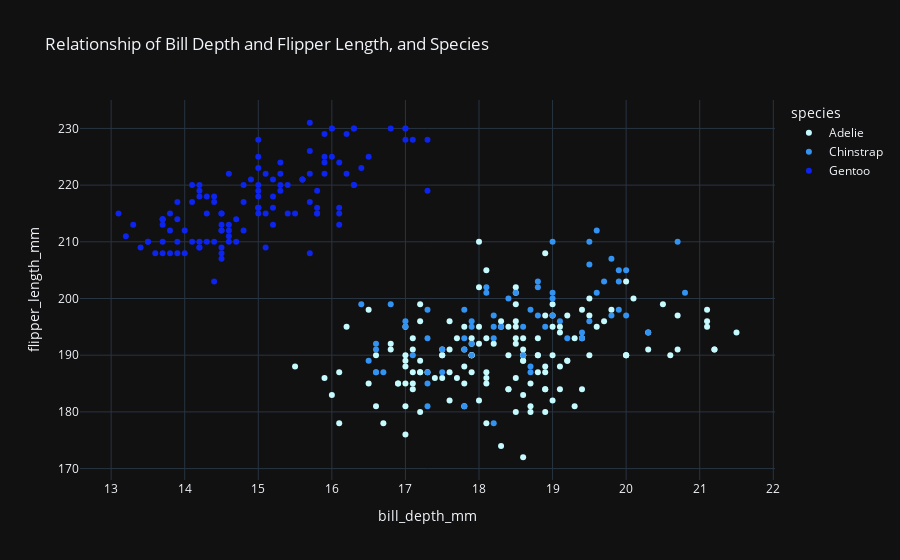

Notebook code cell kept with this figure:
### Code cell
fig = px.scatter(
    df,
    x='bill_depth_mm',
    y='flipper_length_mm',
    color='species',
    title='Relationship of Bill Depth and Flipper Length, and Species',
    color_discrete_sequence=['#C5FBFF', '#3393F3','#0C24EE'],
)

fig.update_layout(template='plotly_dark')
fig.write_html('Graphics/Scatter_Plot_Bill_Depth_Flipper_Length_and_Species.html')
fig.show()

### Figure 1 — Plotly figure (JSON) as saved in the notebook; plotly's stock layout.template omitted (floating-point values rounded to 4 significant figures; data arrays with more than 128 entries replaced by an {"elided": "..."} marker saying what was removed)
{"data": [{"hovertemplate": "species=Adelie<br>bill_depth_mm=%{x}<br>flipper_length_mm=%{y}<extra></extra>", "legendgroup": "Adelie", "marker": {"color": "#C5FBFF", "symbol": "circle"}, "mode": "markers", "name": "Adelie", "orientation": "v", "showlegend": true, "type": "scatter", "x": {"elided": "146 float values"}, "xaxis": "x", "y": {"elided": "146 int values"}, "yaxis": "y"}, {"hovertemplate": "species=Chinstrap<br>bill_depth_mm=%{x}<br>flipper_length_mm=%{y}<extra></extra>", "legendgroup": "Chinstrap", "marker": {"color": "#3393F3", "symbol": "circle"}, "mode": "markers", "name": "Chinstrap", "orientation": "v", "showlegend": true, "type": "scatter", "x": [17.9, 19.5, 19.2, 18.7, 19.8, 17.8, 18.2, 18.2, 18.9, 19.9, 17.8, 20.3, 17.3, 18.1, 17.1, 19.6, 20, 17.8, 18.6, 18.2, 17.3, 17.5, 16.6, 19.4, 17.9, 19, 18.4, 19, 17.8, 20, 16.6, 20.8, 16.7, 18.8, 18.6, 16.8, 18.3, 20.7, 16.6, 19.9, 19.5, 17.5, 19.1, 17, 17.9, 18.5, 17.9, 19.6, 18.7, 17.3, 16.4, 19, 17.3, 19.7, 17.3, 18.8, 16.6, 19.9, 18.8, 19.4, 19.5, 16.5, 17, 19.8, 18.1, 18.2, 19, 18.7], "xaxis": "x", "y": [192, 196, 193, 188, 197, 198, 178, 197, 195, 198, 193, 194, 185, 201, 190, 201, 197, 181, 190, 195, 181, 191, 187, 193, 195, 197, 200, 200, 191, 205, 187, 201, 187, 203, 195, 199, 195, 210, 192, 205, 210, 187, 196, 196, 196, 201, 190, 212, 187, 198, 199, 201, 193, 203, 187, 197, 191, 203, 202, 194, 206, 189, 195, 207, 202, 193, 210, 198], "yaxis": "y"}, {"hovertemplate": "species=Gentoo<br>bill_depth_mm=%{x}<br>flipper_length_mm=%{y}<extra></extra>", "legendgroup": "Gentoo", "marker": {"color": "#0C24EE", "symbol": "circle"}, "mode": "markers", "name": "Gentoo", "orientation": "v", "showlegend": true, "type": "scatter", "x": [13.2, 16.3, 14.1, 15.2, 14.5, 13.5, 14.6, 15.3, 13.4, 15.4, 13.7, 16.1, 13.7, 14.6, 14.6, 15.7, 13.5, 15.2, 14.5, 15.1, 14.3, 14.5, 14.5, 15.8, 13.1, 15.1, 15, 14.3, 15.3, 15.3, 14.2, 14.5, 17, 14.8, 16.3, 13.7, 17.3, 13.6, 15.7, 13.7, 16, 13.7, 15, 15.9, 13.9, 13.9, 15.9, 13.3, 15.8, 14.2, 14.1, 14.4, 15, 14.4, 15.4, 13.9, 15, 14.5, 15.3, 13.8, 14.9, 13.9, 15.7, 14.2, 16.8, 16.2, 14.2, 15, 15, 15.6, 15.6, 14.8, 15, 16, 14.2, 16.3, 13.8, 16.4, 14.5, 15.6, 14.6, 15.9, 13.8, 17.3, 14.4, 14.2, 14, 17, 15, 17.1, 14.5, 16.1, 14.7, 15.7, 15.8, 14.6, 14.4, 16.5, 15, 17, 15.5, 15, 16.1, 14.7, 15.8, 14, 15.1, 15.2, 15.9, 15.2, 16.3, 14.1, 16, 16.2, 13.7, 14.3, 15.7, 14.8, 16.1], "xaxis": "x", "y": [211, 230, 210, 218, 215, 210, 211, 219, 209, 215, 214, 216, 214, 213, 210, 217, 210, 221, 209, 222, 218, 215, 213, 215, 215, 215, 215, 210, 220, 222, 209, 207, 230, 220, 220, 213, 219, 208, 208, 208, 225, 210, 216, 222, 217, 210, 225, 213, 215, 210, 220, 210, 225, 217, 220, 208, 220, 208, 224, 208, 221, 214, 231, 219, 230, 229, 220, 223, 216, 221, 221, 217, 216, 230, 209, 220, 215, 223, 212, 221, 212, 224, 212, 228, 218, 218, 212, 230, 218, 228, 212, 224, 214, 226, 216, 222, 203, 225, 219, 228, 215, 228, 215, 210, 219, 208, 209, 216, 229, 213, 230, 217, 230, 222, 214, 215, 222, 212, 213], "yaxis": "y"}], "layout": {"legend": {"title": {"text": "species"}, "tracegroupgap": 0}, "title": {"text": "Relationship of Bill Depth and Flipper Length, and Species"}, "xaxis": {"anchor": "y", "domain": [0, 1], "title": {"text": "bill_depth_mm"}}, "yaxis": {"anchor": "x", "domain": [0, 1], "title": {"text": "flipper_length_mm"}}}}
